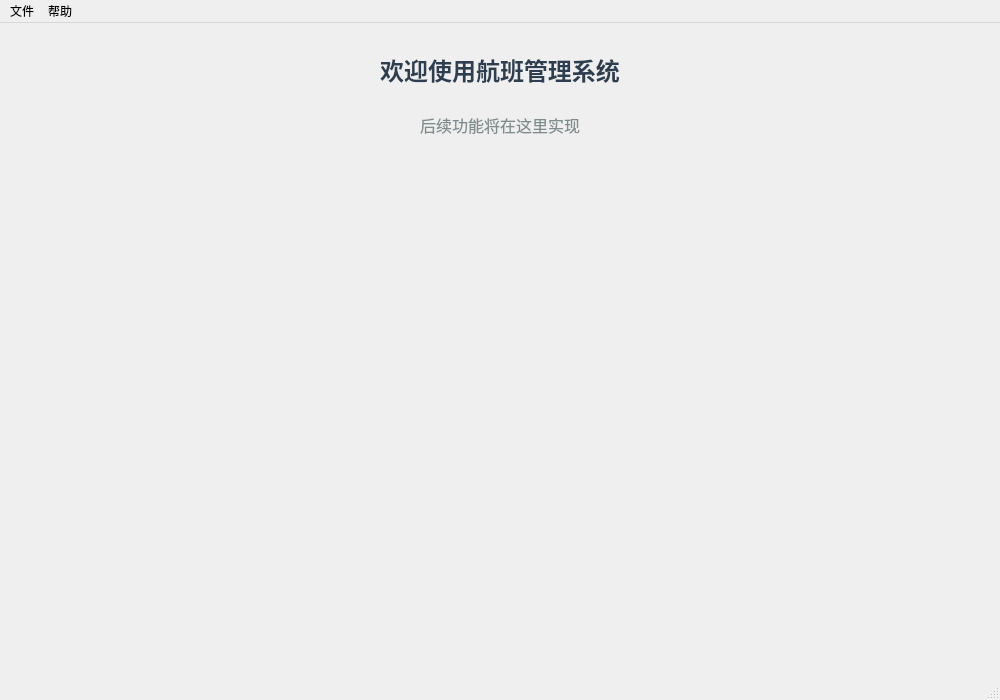
<?xml version="1.0" encoding="UTF-8"?>
<ui version="4.0">
 <class>MainWindow</class>
 <widget class="QMainWindow" name="MainWindow">
  <property name="geometry">
   <rect>
    <x>0</x>
    <y>0</y>
    <width>1000</width>
    <height>700</height>
   </rect>
  </property>
  <property name="windowTitle">
   <string>航班管理系统</string>
  </property>
  <widget class="QWidget" name="centralwidget">
   <layout class="QVBoxLayout" name="verticalLayout">
    <item>
     <widget class="QLabel" name="welcomeLabel">
      <property name="text">
       <string>欢迎使用航班管理系统</string>
      </property>
      <property name="alignment">
       <set>Qt::AlignCenter</set>
      </property>
      <property name="styleSheet">
       <string>font-size: 24px; font-weight: bold; color: #2c3e50; margin: 20px;</string>
      </property>
     </widget>
    </item>
    <item>
     <widget class="QLabel" name="infoLabel">
      <property name="text">
       <string>后续功能将在这里实现</string>
      </property>
      <property name="alignment">
       <set>Qt::AlignCenter</set>
      </property>
      <property name="styleSheet">
       <string>font-size: 16px; color: #7f8c8d;</string>
      </property>
     </widget>
    </item>
    <item>
     <spacer name="verticalSpacer">
      <property name="orientation">
       <enum>Qt::Vertical</enum>
      </property>
      <property name="sizeHint" stdset="0">
       <size>
        <width>20</width>
        <height>40</height>
       </size>
      </property>
     </spacer>
    </item>
   </layout>
  </widget>
  <widget class="QMenuBar" name="menubar">
   <property name="geometry">
    <rect>
     <x>0</x>
     <y>0</y>
     <width>1000</width>
     <height>25</height>
    </rect>
   </property>
   <widget class="QMenu" name="menuFile">
    <property name="title">
     <string>文件</string>
    </property>
    <addaction name="actionExit"/>
   </widget>
   <widget class="QMenu" name="menuHelp">
    <property name="title">
     <string>帮助</string>
    </property>
    <addaction name="actionAbout"/>
   </widget>
   <addaction name="menuFile"/>
   <addaction name="menuHelp"/>
  </widget>
  <widget class="QStatusBar" name="statusbar"/>
  <action name="actionExit">
   <property name="text">
    <string>退出</string>
   </property>
  </action>
  <action name="actionAbout">
   <property name="text">
    <string>关于</string>
   </property>
  </action>
 </widget>
 <resources/>
 <connections>
  <connection>
   <sender>actionExit</sender>
   <signal>triggered()</signal>
   <receiver>MainWindow</receiver>
   <slot>close()</slot>
   <hints>
    <hint type="sourcelabel">
     <x>-1</x>
     <y>-1</y>
    </hint>
    <hint type="destinationlabel">
     <x>499</x>
     <y>349</y>
    </hint>
   </hints>
  </connection>
 </connections>
</ui>
